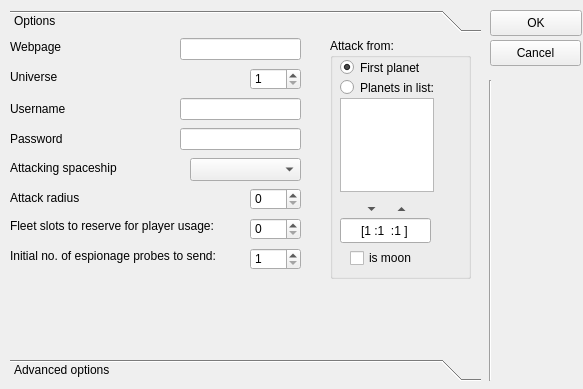
<ui version="4.0" >
 <class>Dialog</class>
 <widget class="QDialog" name="Dialog" >
  <property name="geometry" >
   <rect>
    <x>0</x>
    <y>0</y>
    <width>583</width>
    <height>389</height>
   </rect>
  </property>
  <property name="sizePolicy" >
   <sizepolicy>
    <hsizetype>0</hsizetype>
    <vsizetype>0</vsizetype>
    <horstretch>0</horstretch>
    <verstretch>0</verstretch>
   </sizepolicy>
  </property>
  <property name="windowTitle" >
   <string>Options</string>
  </property>
  <property name="windowIcon" >
   <iconset/>
  </property>
  <widget class="QLabel" name="label" >
   <property name="geometry" >
    <rect>
     <x>10</x>
     <y>370</y>
     <width>46</width>
     <height>14</height>
    </rect>
   </property>
   <property name="text" >
    <string/>
   </property>
  </widget>
  <widget class="QPushButton" name="cancelButton" >
   <property name="geometry" >
    <rect>
     <x>490</x>
     <y>40</y>
     <width>91</width>
     <height>26</height>
    </rect>
   </property>
   <property name="text" >
    <string>Cancel</string>
   </property>
   <property name="autoDefault" >
    <bool>false</bool>
   </property>
  </widget>
  <widget class="QPushButton" name="okButton" >
   <property name="geometry" >
    <rect>
     <x>490</x>
     <y>10</y>
     <width>92</width>
     <height>26</height>
    </rect>
   </property>
   <property name="text" >
    <string>OK</string>
   </property>
   <property name="autoDefault" >
    <bool>false</bool>
   </property>
  </widget>
  <widget class="Line" name="line" >
   <property name="geometry" >
    <rect>
     <x>480</x>
     <y>80</y>
     <width>21</width>
     <height>301</height>
    </rect>
   </property>
   <property name="orientation" >
    <enum>Qt::Vertical</enum>
   </property>
  </widget>
  <widget class="QToolBox" name="toolBox" >
   <property name="geometry" >
    <rect>
     <x>10</x>
     <y>10</y>
     <width>471</width>
     <height>371</height>
    </rect>
   </property>
   <property name="currentIndex" >
    <number>0</number>
   </property>
   <widget class="QWidget" name="page_3" >
    <property name="geometry" >
     <rect>
      <x>0</x>
      <y>0</y>
      <width>471</width>
      <height>311</height>
     </rect>
    </property>
    <attribute name="label" >
     <string>Options</string>
    </attribute>
    <widget class="QLabel" name="label_12" >
     <property name="geometry" >
      <rect>
       <x>0</x>
       <y>0</y>
       <width>171</width>
       <height>17</height>
      </rect>
     </property>
     <property name="text" >
      <string>Webpage</string>
     </property>
     <property name="buddy" >
      <cstring>webpageLineEdit</cstring>
     </property>
    </widget>
    <widget class="QLineEdit" name="webpageLineEdit" >
     <property name="geometry" >
      <rect>
       <x>170</x>
       <y>0</y>
       <width>121</width>
       <height>22</height>
      </rect>
     </property>
     <property name="text" >
      <string/>
     </property>
    </widget>
    <widget class="QLabel" name="label_13" >
     <property name="geometry" >
      <rect>
       <x>0</x>
       <y>30</y>
       <width>241</width>
       <height>18</height>
      </rect>
     </property>
     <property name="text" >
      <string>Universe</string>
     </property>
     <property name="buddy" >
      <cstring>universeSpinBox</cstring>
     </property>
    </widget>
    <widget class="QLineEdit" name="usernameLineEdit" >
     <property name="geometry" >
      <rect>
       <x>170</x>
       <y>60</y>
       <width>121</width>
       <height>22</height>
      </rect>
     </property>
    </widget>
    <widget class="QLabel" name="label_10" >
     <property name="geometry" >
      <rect>
       <x>0</x>
       <y>60</y>
       <width>171</width>
       <height>22</height>
      </rect>
     </property>
     <property name="text" >
      <string>Username</string>
     </property>
     <property name="buddy" >
      <cstring>usernameLineEdit</cstring>
     </property>
    </widget>
    <widget class="QLabel" name="label_11" >
     <property name="geometry" >
      <rect>
       <x>0</x>
       <y>90</y>
       <width>171</width>
       <height>22</height>
      </rect>
     </property>
     <property name="text" >
      <string>Password</string>
     </property>
     <property name="buddy" >
      <cstring>passwordLineEdit</cstring>
     </property>
    </widget>
    <widget class="QLineEdit" name="passwordLineEdit" >
     <property name="geometry" >
      <rect>
       <x>170</x>
       <y>90</y>
       <width>121</width>
       <height>22</height>
      </rect>
     </property>
     <property name="echoMode" >
      <enum>QLineEdit::Password</enum>
     </property>
    </widget>
    <widget class="QComboBox" name="attackingShipComboBox" >
     <property name="geometry" >
      <rect>
       <x>180</x>
       <y>120</y>
       <width>111</width>
       <height>23</height>
      </rect>
     </property>
    </widget>
    <widget class="QLabel" name="label_2" >
     <property name="geometry" >
      <rect>
       <x>0</x>
       <y>120</y>
       <width>181</width>
       <height>20</height>
      </rect>
     </property>
     <property name="text" >
      <string>Attacking spaceship</string>
     </property>
     <property name="buddy" >
      <cstring>attackingShipComboBox</cstring>
     </property>
    </widget>
    <widget class="QLabel" name="label_3" >
     <property name="geometry" >
      <rect>
       <x>0</x>
       <y>150</y>
       <width>181</width>
       <height>20</height>
      </rect>
     </property>
     <property name="text" >
      <string>Attack radius</string>
     </property>
     <property name="buddy" >
      <cstring>attackRadiusSpinBox</cstring>
     </property>
    </widget>
    <widget class="QSpinBox" name="attackRadiusSpinBox" >
     <property name="geometry" >
      <rect>
       <x>240</x>
       <y>150</y>
       <width>51</width>
       <height>22</height>
      </rect>
     </property>
     <property name="maximum" >
      <number>999999999</number>
     </property>
    </widget>
    <widget class="QSpinBox" name="universeSpinBox" >
     <property name="geometry" >
      <rect>
       <x>240</x>
       <y>30</y>
       <width>51</width>
       <height>22</height>
      </rect>
     </property>
     <property name="minimum" >
      <number>1</number>
     </property>
    </widget>
    <widget class="QGroupBox" name="groupBox" >
     <property name="geometry" >
      <rect>
       <x>320</x>
       <y>0</y>
       <width>141</width>
       <height>241</height>
      </rect>
     </property>
     <property name="title" >
      <string>Attack from:</string>
     </property>
     <widget class="QCheckBox" name="isMoonCheckBox" >
      <property name="geometry" >
       <rect>
        <x>20</x>
        <y>210</y>
        <width>71</width>
        <height>20</height>
       </rect>
      </property>
      <property name="text" >
       <string>is moon</string>
      </property>
     </widget>
     <widget class="QToolButton" name="addPlanetButton" >
      <property name="geometry" >
       <rect>
        <x>60</x>
        <y>160</y>
        <width>23</width>
        <height>22</height>
       </rect>
      </property>
      <property name="text" >
       <string/>
      </property>
      <property name="autoRaise" >
       <bool>true</bool>
      </property>
      <property name="arrowType" >
       <enum>Qt::UpArrow</enum>
      </property>
     </widget>
     <widget class="QToolButton" name="removePlanetButton" >
      <property name="geometry" >
       <rect>
        <x>30</x>
        <y>160</y>
        <width>23</width>
        <height>22</height>
       </rect>
      </property>
      <property name="text" >
       <string/>
      </property>
      <property name="autoRaise" >
       <bool>true</bool>
      </property>
      <property name="arrowType" >
       <enum>Qt::DownArrow</enum>
      </property>
     </widget>
     <widget class="QLineEdit" name="addPlanetLineEdit" >
      <property name="geometry" >
       <rect>
        <x>10</x>
        <y>180</y>
        <width>91</width>
        <height>25</height>
       </rect>
      </property>
      <property name="inputMask" >
       <string>\[99:999:99\]; </string>
      </property>
      <property name="text" >
       <string>[1:1:1]</string>
      </property>
      <property name="alignment" >
       <set>Qt::AlignHCenter</set>
      </property>
     </widget>
     <widget class="QRadioButton" name="rotatePlanetsRadio" >
      <property name="geometry" >
       <rect>
        <x>10</x>
        <y>40</y>
        <width>101</width>
        <height>19</height>
       </rect>
      </property>
      <property name="text" >
       <string>Planets in list:</string>
      </property>
     </widget>
     <widget class="QRadioButton" name="mainPlanetRadio" >
      <property name="geometry" >
       <rect>
        <x>10</x>
        <y>20</y>
        <width>111</width>
        <height>19</height>
       </rect>
      </property>
      <property name="text" >
       <string>First planet</string>
      </property>
      <property name="checked" >
       <bool>true</bool>
      </property>
     </widget>
     <widget class="QListWidget" name="sourcePlanetsList" >
      <property name="geometry" >
       <rect>
        <x>10</x>
        <y>60</y>
        <width>94</width>
        <height>94</height>
       </rect>
      </property>
      <property name="horizontalScrollBarPolicy" >
       <enum>Qt::ScrollBarAlwaysOff</enum>
      </property>
      <property name="textElideMode" >
       <enum>Qt::ElideLeft</enum>
      </property>
     </widget>
    </widget>
    <widget class="QLabel" name="label_15" >
     <property name="geometry" >
      <rect>
       <x>0</x>
       <y>170</y>
       <width>231</width>
       <height>36</height>
      </rect>
     </property>
     <property name="text" >
      <string>Fleet slots to reserve for player usage:</string>
     </property>
     <property name="buddy" >
      <cstring>probesToSendSpinBox</cstring>
     </property>
    </widget>
    <widget class="QSpinBox" name="slotsToReserveSpinBox" >
     <property name="geometry" >
      <rect>
       <x>240</x>
       <y>180</y>
       <width>51</width>
       <height>22</height>
      </rect>
     </property>
     <property name="minimum" >
      <number>0</number>
     </property>
    </widget>
    <widget class="QSpinBox" name="probesToSendSpinBox" >
     <property name="geometry" >
      <rect>
       <x>240</x>
       <y>210</y>
       <width>51</width>
       <height>22</height>
      </rect>
     </property>
     <property name="minimum" >
      <number>1</number>
     </property>
    </widget>
    <widget class="QLabel" name="label_14" >
     <property name="geometry" >
      <rect>
       <x>0</x>
       <y>200</y>
       <width>231</width>
       <height>36</height>
      </rect>
     </property>
     <property name="text" >
      <string>Initial no. of espionage probes to send:</string>
     </property>
     <property name="buddy" >
      <cstring>probesToSendSpinBox</cstring>
     </property>
    </widget>
   </widget>
   <widget class="QWidget" name="page_4" >
    <property name="geometry" >
     <rect>
      <x>0</x>
      <y>0</y>
      <width>96</width>
      <height>26</height>
     </rect>
    </property>
    <attribute name="label" >
     <string>Advanced options</string>
    </attribute>
    <widget class="QLabel" name="label_9" >
     <property name="geometry" >
      <rect>
       <x>230</x>
       <y>190</y>
       <width>212</width>
       <height>31</height>
      </rect>
     </property>
     <property name="text" >
      <string>Proxy server (leave empty for none):</string>
     </property>
    </widget>
    <widget class="QLineEdit" name="proxyLineEdit" >
     <property name="geometry" >
      <rect>
       <x>230</x>
       <y>220</y>
       <width>241</width>
       <height>24</height>
      </rect>
     </property>
    </widget>
    <widget class="QLabel" name="label_7" >
     <property name="geometry" >
      <rect>
       <x>230</x>
       <y>250</y>
       <width>230</width>
       <height>16</height>
      </rect>
     </property>
     <property name="text" >
      <string>(e.g: joe:password@myproxy.com:3128)</string>
     </property>
    </widget>
    <widget class="QGroupBox" name="groupBox_2" >
     <property name="geometry" >
      <rect>
       <x>10</x>
       <y>130</y>
       <width>211</width>
       <height>141</height>
      </rect>
     </property>
     <property name="title" >
      <string>Do not attack to (one per line):</string>
     </property>
     <widget class="QLabel" name="label_18" >
      <property name="geometry" >
       <rect>
        <x>10</x>
        <y>20</y>
        <width>46</width>
        <height>16</height>
       </rect>
      </property>
      <property name="text" >
       <string>Players:</string>
      </property>
      <property name="buddy" >
       <cstring>probesToSendSpinBox</cstring>
      </property>
     </widget>
     <widget class="QLabel" name="label_19" >
      <property name="geometry" >
       <rect>
        <x>110</x>
        <y>20</y>
        <width>54</width>
        <height>16</height>
       </rect>
      </property>
      <property name="text" >
       <string>Alliances:</string>
      </property>
      <property name="buddy" >
       <cstring>probesToSendSpinBox</cstring>
      </property>
     </widget>
     <widget class="QTextEdit" name="alliancesToAvoidTextEdit" >
      <property name="geometry" >
       <rect>
        <x>110</x>
        <y>40</y>
        <width>94</width>
        <height>94</height>
       </rect>
      </property>
      <property name="lineWrapMode" >
       <enum>QTextEdit::NoWrap</enum>
      </property>
     </widget>
     <widget class="QTextEdit" name="playersToAvoidTextEdit" >
      <property name="geometry" >
       <rect>
        <x>10</x>
        <y>40</y>
        <width>94</width>
        <height>94</height>
       </rect>
      </property>
      <property name="lineWrapMode" >
       <enum>QTextEdit::NoWrap</enum>
      </property>
     </widget>
    </widget>
    <widget class="QPushButton" name="resetUserAgentButton" >
     <property name="geometry" >
      <rect>
       <x>410</x>
       <y>280</y>
       <width>61</width>
       <height>26</height>
      </rect>
     </property>
     <property name="text" >
      <string>Reset</string>
     </property>
     <property name="autoDefault" >
      <bool>false</bool>
     </property>
    </widget>
    <widget class="QSpinBox" name="systemsPerGalaxySpinBox" >
     <property name="geometry" >
      <rect>
       <x>230</x>
       <y>150</y>
       <width>61</width>
       <height>23</height>
      </rect>
     </property>
     <property name="maximum" >
      <number>9999</number>
     </property>
     <property name="minimum" >
      <number>1</number>
     </property>
    </widget>
    <widget class="QLabel" name="label_8" >
     <property name="geometry" >
      <rect>
       <x>230</x>
       <y>130</y>
       <width>231</width>
       <height>21</height>
      </rect>
     </property>
     <property name="text" >
      <string>Solar systems per galaxy in the server:</string>
     </property>
    </widget>
    <widget class="QGroupBox" name="groupBox_3" >
     <property name="geometry" >
      <rect>
       <x>10</x>
       <y>0</y>
       <width>461</width>
       <height>121</height>
      </rect>
     </property>
     <property name="title" >
      <string>Attack the planet with:</string>
     </property>
     <widget class="QRadioButton" name="mostMetalRadioButton" >
      <property name="geometry" >
       <rect>
        <x>10</x>
        <y>60</y>
        <width>111</width>
        <height>22</height>
       </rect>
      </property>
      <property name="text" >
       <string>most metal</string>
      </property>
     </widget>
     <widget class="QRadioButton" name="mostCrystalRadioButton" >
      <property name="geometry" >
       <rect>
        <x>130</x>
        <y>60</y>
        <width>111</width>
        <height>22</height>
       </rect>
      </property>
      <property name="text" >
       <string>most crystal</string>
      </property>
     </widget>
     <widget class="QRadioButton" name="mostDeuteriumRadioButton" >
      <property name="geometry" >
       <rect>
        <x>260</x>
        <y>60</y>
        <width>111</width>
        <height>22</height>
       </rect>
      </property>
      <property name="text" >
       <string>most deuterium</string>
      </property>
     </widget>
     <widget class="QRadioButton" name="customFormulaRadioButton" >
      <property name="geometry" >
       <rect>
        <x>10</x>
        <y>90</y>
        <width>111</width>
        <height>20</height>
       </rect>
      </property>
      <property name="text" >
       <string>custom formula:</string>
      </property>
     </widget>
     <widget class="QLineEdit" name="rentabilityFormulaLineEdit" >
      <property name="geometry" >
       <rect>
        <x>130</x>
        <y>90</y>
        <width>321</width>
        <height>24</height>
       </rect>
      </property>
     </widget>
     <widget class="QRadioButton" name="defaultFormulaRadioButton" >
      <property name="geometry" >
       <rect>
        <x>10</x>
        <y>20</y>
        <width>341</width>
        <height>22</height>
       </rect>
      </property>
      <property name="text" >
       <string>best resources / distance relation, applying ratio 3:2:1</string>
      </property>
     </widget>
     <widget class="QRadioButton" name="mostTotalRadioButton" >
      <property name="geometry" >
       <rect>
        <x>260</x>
        <y>40</y>
        <width>141</width>
        <height>22</height>
       </rect>
      </property>
      <property name="text" >
       <string>most total resources</string>
      </property>
     </widget>
     <widget class="QRadioButton" name="mostWithRatioRadioButton" >
      <property name="geometry" >
       <rect>
        <x>10</x>
        <y>40</y>
        <width>221</width>
        <height>22</height>
       </rect>
      </property>
      <property name="text" >
       <string>most resources applying ratio 3:2:1</string>
      </property>
     </widget>
    </widget>
    <widget class="QLabel" name="label_6" >
     <property name="geometry" >
      <rect>
       <x>0</x>
       <y>280</y>
       <width>66</width>
       <height>21</height>
      </rect>
     </property>
     <property name="text" >
      <string>User agent:</string>
     </property>
    </widget>
    <widget class="QLineEdit" name="userAgentLineEdit" >
     <property name="geometry" >
      <rect>
       <x>80</x>
       <y>280</y>
       <width>321</width>
       <height>25</height>
      </rect>
     </property>
    </widget>
   </widget>
  </widget>
 </widget>
 <tabstops>
  <tabstop>webpageLineEdit</tabstop>
  <tabstop>universeSpinBox</tabstop>
  <tabstop>usernameLineEdit</tabstop>
  <tabstop>passwordLineEdit</tabstop>
  <tabstop>attackingShipComboBox</tabstop>
  <tabstop>attackRadiusSpinBox</tabstop>
  <tabstop>probesToSendSpinBox</tabstop>
  <tabstop>okButton</tabstop>
  <tabstop>cancelButton</tabstop>
 </tabstops>
 <resources/>
 <connections>
  <connection>
   <sender>cancelButton</sender>
   <signal>clicked()</signal>
   <receiver>Dialog</receiver>
   <slot>reject()</slot>
   <hints>
    <hint type="sourcelabel" >
     <x>480</x>
     <y>75</y>
    </hint>
    <hint type="destinationlabel" >
     <x>179</x>
     <y>282</y>
    </hint>
   </hints>
  </connection>
  <connection>
   <sender>rentabilityFormulaLineEdit</sender>
   <signal>textEdited(QString)</signal>
   <receiver>customFormulaRadioButton</receiver>
   <slot>click()</slot>
   <hints>
    <hint type="sourcelabel" >
     <x>188</x>
     <y>173</y>
    </hint>
    <hint type="destinationlabel" >
     <x>117</x>
     <y>173</y>
    </hint>
   </hints>
  </connection>
 </connections>
</ui>
